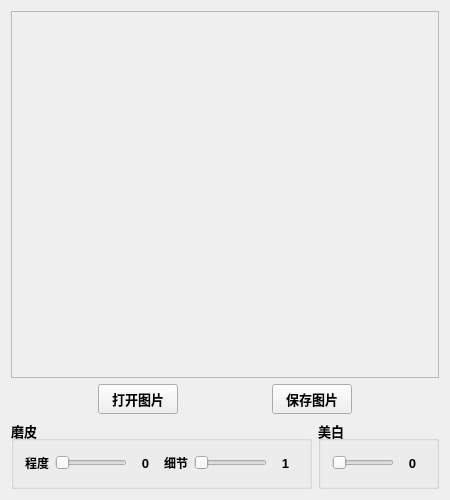
<?xml version="1.0" encoding="UTF-8"?>
<ui version="4.0">
 <class>MainWindow</class>
 <widget class="QMainWindow" name="MainWindow">
  <property name="geometry">
   <rect>
    <x>0</x>
    <y>0</y>
    <width>450</width>
    <height>500</height>
   </rect>
  </property>
  <property name="maximumSize">
   <size>
    <width>657</width>
    <height>730</height>
   </size>
  </property>
  <property name="windowTitle">
   <string>自拍神器</string>
  </property>
  <property name="windowIcon">
   <iconset resource="res.qrc">
    <normaloff>:/icon/icon</normaloff>:/icon/icon</iconset>
  </property>
  <property name="iconSize">
   <size>
    <width>32</width>
    <height>32</height>
   </size>
  </property>
  <widget class="QWidget" name="centralWidget">
   <layout class="QGridLayout" name="gridLayout_7">
    <item row="0" column="0" colspan="2">
     <widget class="QScrollArea" name="scrollArea">
      <property name="widgetResizable">
       <bool>true</bool>
      </property>
      <widget class="QWidget" name="scrollAreaWidgetContents">
       <property name="geometry">
        <rect>
         <x>0</x>
         <y>0</y>
         <width>430</width>
         <height>380</height>
        </rect>
       </property>
       <layout class="QGridLayout" name="gridLayout_6">
        <item row="0" column="0">
         <widget class="QLabel" name="showLabel">
          <property name="text">
           <string/>
          </property>
          <property name="scaledContents">
           <bool>false</bool>
          </property>
          <property name="alignment">
           <set>Qt::AlignCenter</set>
          </property>
         </widget>
        </item>
       </layout>
      </widget>
     </widget>
    </item>
    <item row="1" column="0" colspan="2">
     <layout class="QGridLayout" name="gridLayout_3">
      <item row="0" column="0">
       <spacer name="horizontalSpacer">
        <property name="orientation">
         <enum>Qt::Horizontal</enum>
        </property>
        <property name="sizeHint" stdset="0">
         <size>
          <width>40</width>
          <height>20</height>
         </size>
        </property>
       </spacer>
      </item>
      <item row="0" column="1">
       <widget class="QPushButton" name="openButton">
        <property name="minimumSize">
         <size>
          <width>0</width>
          <height>30</height>
         </size>
        </property>
        <property name="font">
         <font>
          <pointsize>10</pointsize>
          <weight>75</weight>
          <bold>true</bold>
         </font>
        </property>
        <property name="cursor">
         <cursorShape>PointingHandCursor</cursorShape>
        </property>
        <property name="text">
         <string>打开图片</string>
        </property>
       </widget>
      </item>
      <item row="0" column="2">
       <spacer name="horizontalSpacer_2">
        <property name="orientation">
         <enum>Qt::Horizontal</enum>
        </property>
        <property name="sizeHint" stdset="0">
         <size>
          <width>40</width>
          <height>20</height>
         </size>
        </property>
       </spacer>
      </item>
      <item row="0" column="3">
       <widget class="QPushButton" name="saveButton">
        <property name="minimumSize">
         <size>
          <width>0</width>
          <height>30</height>
         </size>
        </property>
        <property name="font">
         <font>
          <pointsize>10</pointsize>
          <weight>75</weight>
          <bold>true</bold>
         </font>
        </property>
        <property name="cursor">
         <cursorShape>PointingHandCursor</cursorShape>
        </property>
        <property name="text">
         <string>保存图片</string>
        </property>
       </widget>
      </item>
      <item row="0" column="4">
       <spacer name="horizontalSpacer_3">
        <property name="orientation">
         <enum>Qt::Horizontal</enum>
        </property>
        <property name="sizeHint" stdset="0">
         <size>
          <width>40</width>
          <height>20</height>
         </size>
        </property>
       </spacer>
      </item>
     </layout>
    </item>
    <item row="2" column="0">
     <widget class="QGroupBox" name="groupBox">
      <property name="font">
       <font>
        <pointsize>10</pointsize>
        <weight>75</weight>
        <bold>true</bold>
       </font>
      </property>
      <property name="title">
       <string>磨皮</string>
      </property>
      <layout class="QGridLayout" name="gridLayout_4">
       <item row="0" column="0">
        <layout class="QGridLayout" name="gridLayout">
         <item row="0" column="0">
          <widget class="QLabel" name="label">
           <property name="font">
            <font>
             <pointsize>9</pointsize>
             <weight>75</weight>
             <bold>true</bold>
            </font>
           </property>
           <property name="text">
            <string>程度</string>
           </property>
          </widget>
         </item>
         <item row="0" column="1">
          <widget class="QSlider" name="horizontalSlider">
           <property name="minimumSize">
            <size>
             <width>0</width>
             <height>18</height>
            </size>
           </property>
           <property name="cursor">
            <cursorShape>PointingHandCursor</cursorShape>
           </property>
           <property name="minimum">
            <number>0</number>
           </property>
           <property name="maximum">
            <number>6</number>
           </property>
           <property name="singleStep">
            <number>1</number>
           </property>
           <property name="pageStep">
            <number>1</number>
           </property>
           <property name="value">
            <number>0</number>
           </property>
           <property name="orientation">
            <enum>Qt::Horizontal</enum>
           </property>
          </widget>
         </item>
        </layout>
       </item>
       <item row="0" column="1">
        <widget class="QLabel" name="dxLabel">
         <property name="minimumSize">
          <size>
           <width>25</width>
           <height>23</height>
          </size>
         </property>
         <property name="text">
          <string>0</string>
         </property>
         <property name="alignment">
          <set>Qt::AlignCenter</set>
         </property>
        </widget>
       </item>
       <item row="0" column="2">
        <layout class="QGridLayout" name="gridLayout_2">
         <item row="0" column="0">
          <widget class="QLabel" name="label_2">
           <property name="font">
            <font>
             <pointsize>9</pointsize>
             <weight>75</weight>
             <bold>true</bold>
            </font>
           </property>
           <property name="text">
            <string>细节</string>
           </property>
          </widget>
         </item>
         <item row="0" column="1">
          <widget class="QSlider" name="horizontalSlider_2">
           <property name="minimumSize">
            <size>
             <width>0</width>
             <height>18</height>
            </size>
           </property>
           <property name="cursor">
            <cursorShape>PointingHandCursor</cursorShape>
           </property>
           <property name="minimum">
            <number>1</number>
           </property>
           <property name="maximum">
            <number>5</number>
           </property>
           <property name="singleStep">
            <number>1</number>
           </property>
           <property name="pageStep">
            <number>1</number>
           </property>
           <property name="value">
            <number>1</number>
           </property>
           <property name="tracking">
            <bool>true</bool>
           </property>
           <property name="orientation">
            <enum>Qt::Horizontal</enum>
           </property>
          </widget>
         </item>
        </layout>
       </item>
       <item row="0" column="3">
        <widget class="QLabel" name="fcLabel">
         <property name="minimumSize">
          <size>
           <width>25</width>
           <height>23</height>
          </size>
         </property>
         <property name="text">
          <string>1</string>
         </property>
         <property name="alignment">
          <set>Qt::AlignCenter</set>
         </property>
        </widget>
       </item>
      </layout>
     </widget>
    </item>
    <item row="2" column="1">
     <widget class="QGroupBox" name="groupBox_2">
      <property name="font">
       <font>
        <pointsize>10</pointsize>
        <weight>75</weight>
        <bold>true</bold>
       </font>
      </property>
      <property name="title">
       <string>美白</string>
      </property>
      <layout class="QGridLayout" name="gridLayout_5">
       <item row="0" column="0">
        <widget class="QSlider" name="horizontalSlider_3">
         <property name="minimumSize">
          <size>
           <width>0</width>
           <height>18</height>
          </size>
         </property>
         <property name="cursor">
          <cursorShape>PointingHandCursor</cursorShape>
         </property>
         <property name="maximum">
          <number>5</number>
         </property>
         <property name="pageStep">
          <number>1</number>
         </property>
         <property name="orientation">
          <enum>Qt::Horizontal</enum>
         </property>
        </widget>
       </item>
       <item row="0" column="1">
        <widget class="QLabel" name="whiteLabel">
         <property name="minimumSize">
          <size>
           <width>25</width>
           <height>23</height>
          </size>
         </property>
         <property name="text">
          <string>0</string>
         </property>
         <property name="alignment">
          <set>Qt::AlignCenter</set>
         </property>
        </widget>
       </item>
      </layout>
     </widget>
    </item>
   </layout>
  </widget>
 </widget>
 <layoutdefault spacing="6" margin="11"/>
 <resources>
  <include location="res.qrc"/>
 </resources>
 <connections/>
</ui>
